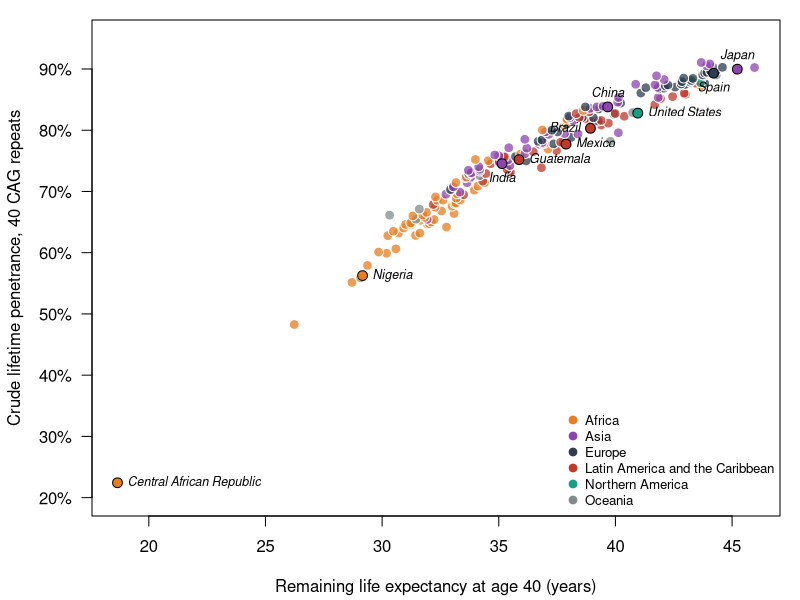
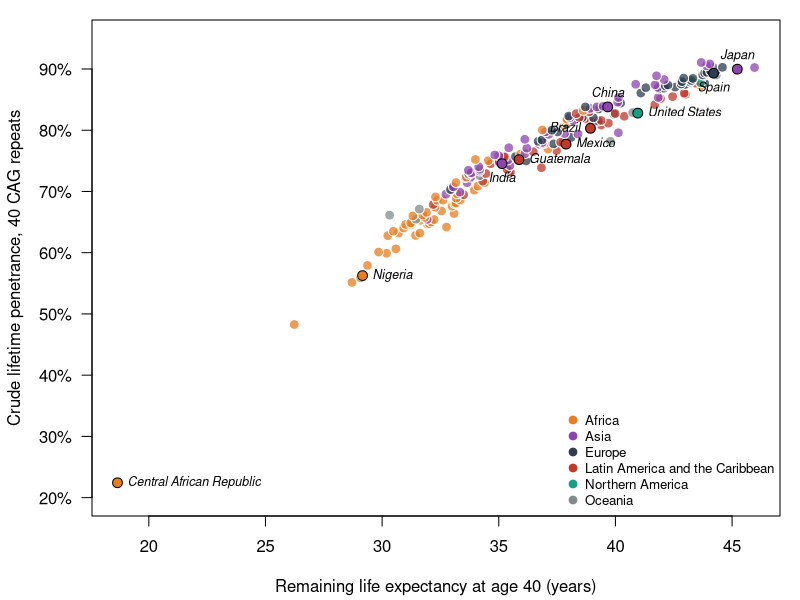

These figures' R source, in order:
################################################################################
## Global supplementary analysis: crude lifetime penetrance of HD alleles under
## the 2019 background mortality of every country with at least 90,000 people.
##
## Uses the same onset model and the same formula as crude_penetrance.R
## (Equation 3 of main.tex, conditioned on age 18), with single-year death rates
## from WPP 2024 (data/wpp2024_mx_2019.csv, made by extract_wpp2024.R) in place
## of the WHO abridged life tables.
##
## Run from the code/ folder:  Rscript global_penetrance.R
## Outputs:
##   output/global_penetrance.csv           Supplementary Table S2
##   output/global_vs_who.csv               the 12 main-text countries, WPP vs WHO
##   output/key-numbers-global.tex          LaTeX macros quoted in the text
##   ../figures/figureS1-global.{pdf,png}   Supplementary Figure S1
################################################################################

dir.create("output", showWarnings = FALSE)
d <- read.csv("data/wpp2024_mx_2019.csv", stringsAsFactors = FALSE)

## Onset model of Langbehn et al. (2004); identical to crude_penetrance.R
langbehn <- function(cag) {
  mu <- 21.54 + exp(9.556 - 0.1460 * cag)
  s <- sqrt(35.55 + exp(17.72 - 0.3269 * cag)) * sqrt(3) / pi
  list(cdf = function(t) plogis(t, mu, s), pdf = function(t) dlogis(t, mu, s))
}

## Survival from age a0 with a constant hazard within each single year of age;
## the WPP rate for ages 100+ applies to every age from 100 onward.
make_surv <- function(mx, a0 = 18) {
  breaks <- 0:100
  function(t) sapply(t, function(tt) {
    if (tt <= a0) return(1)
    knots <- sort(unique(c(a0, breaks[breaks > a0 & breaks < tt], tt)))
    exp(-sum(mx[findInterval(knots[-length(knots)], breaks)] * diff(knots)))
  })
}

crude_pen <- function(cag, S, a0 = 18) {
  m <- langbehn(cag)
  integrate(function(u) m$pdf(u) * S(u), a0, 130, subdivisions = 2000)$value / (1 - m$cdf(a0))
}

ccs <- unique(d$country_code)
res <- do.call(rbind, lapply(ccs, function(k) {
  dk <- d[d$country_code == k, ]
  S18 <- make_surv(dk$mx, 18); S40 <- make_surv(dk$mx, 40)
  data.frame(country_code = k, name = dk$name[1], region = dk$region[1], area = dk$area[1],
             e0 = dk$e0_wpp[1],
             e40 = integrate(S40, 40, 130, subdivisions = 2000)$value,
             median_death_from18 = uniroot(function(t) S18(t) - 0.5, c(19, 129))$root,
             crude40 = crude_pen(40, S18), crude42 = crude_pen(42, S18),
             crude45 = crude_pen(45, S18))
}))
res <- res[order(res$crude40), ]
write.csv(res, "output/global_penetrance.csv", row.names = FALSE)

## Check against the WHO-based main analysis for the 12 main-text countries
main12 <- c(ESP = 724, SWE = 752, GBR = 826, CAN = 124, USA = 840, CHL = 152, PER = 604, COL = 170,
            ARG = 32, BRA = 76, MEX = 484, SLV = 222, HND = 340, GTM = 320)
who <- read.csv("output/table1.csv")
cmp <- data.frame(iso3 = names(main12),
                  wpp = res$crude40[match(main12, res$country_code)],
                  who = unlist(who[who$cag == 40, names(main12)]))
cmp$diff_pts <- 100 * (cmp$wpp - cmp$who)
write.csv(cmp, "output/global_vs_who.csv", row.names = FALSE)
print(cmp)

## Summaries
lac <- res$area == "Latin America and the Caribbean"
rk <- function(code) which(res$country_code[order(res$crude40)] == code)
pct <- function(x) formatC(100 * x, format = "f", digits = 1)
q <- quantile(res$crude40, c(0, .5, 1))
asia <- c(CHN = 156, JPN = 392, IND = 356, KOR = 410)
macros <- c(
  sprintf("\\newcommand{\\nGlobal}{%d}", nrow(res)),
  sprintf("\\newcommand{\\globalMin}{%s}", pct(q[1])),
  sprintf("\\newcommand{\\globalMinName}{%s}", res$name[1]),
  sprintf("\\newcommand{\\globalMax}{%s}", pct(q[3])),
  sprintf("\\newcommand{\\globalMaxName}{%s}", res$name[nrow(res)]),
  sprintf("\\newcommand{\\globalMedian}{%s}", pct(q[2])),
  sprintf("\\newcommand{\\globalSpearman}{%s}",
          formatC(cor(res$e40, res$crude40, method = "spearman"), format = "f", digits = 2)),
  sprintf("\\newcommand{\\globalRankMEX}{%d}", rk(484)),
  sprintf("\\newcommand{\\globalWhoMaxDiff}{%s}", formatC(max(abs(cmp$diff_pts)), format = "f", digits = 1)),
  sprintf("\\newcommand{\\globalLACmin}{%s}", pct(min(res$crude40[lac]))),
  sprintf("\\newcommand{\\globalLACmax}{%s}", pct(max(res$crude40[lac]))),
  sprintf("\\newcommand{\\globalWPP%s}{%s}", names(asia), pct(res$crude40[match(asia, res$country_code)])),
  sprintf("\\newcommand{\\globalWPP%s}{%s}", c("MEX", "ESP", "GTM"),
          pct(res$crude40[match(c(484, 724, 320), res$country_code)]))
)
writeLines(macros, "output/key-numbers-global.tex")
cat(macros, sep = "\n")

## Supplementary Figure S1: crude lifetime penetrance at 40 CAG against
## remaining life expectancy at 40, every country, colored by continent
areas <- c("Africa", "Asia", "Europe", "Latin America and the Caribbean",
           "Northern America", "Oceania")
cols <- c("#e67e22", "#8e44ad", "#2c3e50", "#c0392b", "#16a085", "#7f8c8d")
names(cols) <- areas
lab <- c(MEX = 484, GTM = 320, ESP = 724, CHN = 156, JPN = 392, IND = 356, CAF = 140,
         USA = 840, BRA = 76, NGA = 566)
labnames <- c(MEX = "Mexico", GTM = "Guatemala", ESP = "Spain", CHN = "China", JPN = "Japan",
              IND = "India", CAF = "Central African Republic", USA = "United States", BRA = "Brazil", NGA = "Nigeria")
draw <- function() {
  par(mar = c(4.2, 4.6, 1, 1), las = 1)
  plot(res$e40, 100 * res$crude40, pch = 21, bg = adjustcolor(cols[res$area], 0.75),
       col = "white", cex = 1.3, xlab = "Remaining life expectancy at age 40 (years)",
       ylab = "", yaxt = "n", ylim = c(20, 95))
  axis(2, at = seq(20, 90, 10), labels = paste0(seq(20, 90, 10), "%"))
  mtext("Crude lifetime penetrance, 40 CAG repeats", side = 2, line = 3.4, las = 0)
  i <- match(lab, res$country_code)
  points(res$e40[i], 100 * res$crude40[i], pch = 21, bg = cols[res$area[i]], col = "black", cex = 1.3)
  text(res$e40[i], 100 * res$crude40[i], labnames[names(lab)], pos = c(4, 4, 1, 3, 3, 1, 4, 4, 2, 4),
       cex = 0.75, font = 3)
  legend("bottomright", legend = areas, pt.bg = cols, pch = 21, col = "white", pt.cex = 1.3,
         bty = "n", cex = 0.8)
}
dir.create("../figures", showWarnings = FALSE)
pdf("../figures/figureS1-global.pdf", width = 7.5, height = 5); draw(); dev.off()
png("../figures/figureS1-global.png", width = 7.5, height = 5, units = "in", res = 200); draw(); dev.off()
